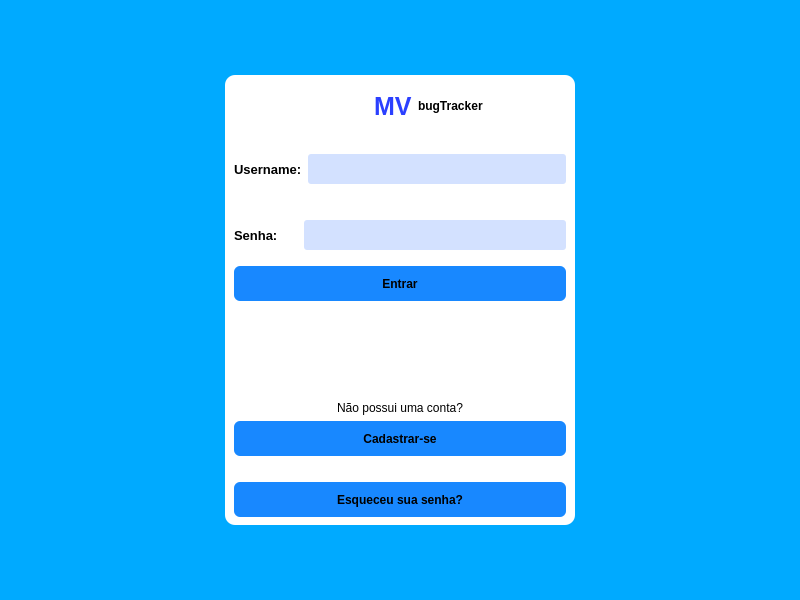
<?xml version="1.0" encoding="UTF-8"?>
<ui version="4.0">
 <class>Login</class>
 <widget class="QMainWindow" name="Login">
  <property name="geometry">
   <rect>
    <x>0</x>
    <y>0</y>
    <width>800</width>
    <height>600</height>
   </rect>
  </property>
  <property name="windowTitle">
   <string>Login</string>
  </property>
  <property name="styleSheet">
   <string notr="true">QMainWindow#Login{
	background-color:  rgb(0, 170, 255);
}
QWidget#page{
	background-color: rgb(0, 170, 255);
}

QWidget#page_2{
	background-color: rgb(0, 170, 255);
}</string>
  </property>
  <widget class="QWidget" name="centralwidget">
   <layout class="QVBoxLayout" name="verticalLayout">
    <item>
     <widget class="QStackedWidget" name="stackedWidget">
      <property name="currentIndex">
       <number>0</number>
      </property>
      <widget class="QWidget" name="page">
       <property name="sizePolicy">
        <sizepolicy hsizetype="Maximum" vsizetype="Preferred">
         <horstretch>0</horstretch>
         <verstretch>0</verstretch>
        </sizepolicy>
       </property>
       <layout class="QGridLayout" name="gridLayout">
        <item row="0" column="0">
         <widget class="QFrame" name="frame">
          <property name="minimumSize">
           <size>
            <width>350</width>
            <height>350</height>
           </size>
          </property>
          <property name="maximumSize">
           <size>
            <width>350</width>
            <height>450</height>
           </size>
          </property>
          <property name="styleSheet">
           <string notr="true">background-color:white;
border-radius: 10px;</string>
          </property>
          <property name="frameShape">
           <enum>QFrame::StyledPanel</enum>
          </property>
          <property name="frameShadow">
           <enum>QFrame::Raised</enum>
          </property>
          <layout class="QVBoxLayout" name="verticalLayout_2">
           <item>
            <layout class="QHBoxLayout" name="horizontalLayout_3">
             <item>
              <spacer name="horizontalSpacer">
               <property name="orientation">
                <enum>Qt::Horizontal</enum>
               </property>
               <property name="sizeHint" stdset="0">
                <size>
                 <width>40</width>
                 <height>20</height>
                </size>
               </property>
              </spacer>
             </item>
             <item>
              <widget class="QLabel" name="logo">
               <property name="minimumSize">
                <size>
                 <width>50</width>
                 <height>50</height>
                </size>
               </property>
               <property name="maximumSize">
                <size>
                 <width>50</width>
                 <height>50</height>
                </size>
               </property>
               <property name="text">
                <string/>
               </property>
               <property name="pixmap">
                <pixmap resource="ArquivosDeRecurso.qrc">:/logo/C:/Users/Marcus Vinicius/Downloads/bug_img.png</pixmap>
               </property>
               <property name="scaledContents">
                <bool>true</bool>
               </property>
              </widget>
             </item>
             <item>
              <widget class="QLabel" name="titulo1">
               <property name="styleSheet">
                <string notr="true">color: rgb(43, 64, 255);
font-weight: 700;
font-size: 25px;</string>
               </property>
               <property name="text">
                <string>MV</string>
               </property>
              </widget>
             </item>
             <item>
              <widget class="QLabel" name="titulo2">
               <property name="styleSheet">
                <string notr="true">color:black;
font-weight: 500;
font-size:12px;</string>
               </property>
               <property name="text">
                <string>bugTracker</string>
               </property>
              </widget>
             </item>
             <item>
              <spacer name="horizontalSpacer_2">
               <property name="orientation">
                <enum>Qt::Horizontal</enum>
               </property>
               <property name="sizeHint" stdset="0">
                <size>
                 <width>40</width>
                 <height>20</height>
                </size>
               </property>
              </spacer>
             </item>
            </layout>
           </item>
           <item>
            <spacer name="verticalSpacer_4">
             <property name="orientation">
              <enum>Qt::Vertical</enum>
             </property>
             <property name="sizeType">
              <enum>QSizePolicy::Fixed</enum>
             </property>
             <property name="sizeHint" stdset="0">
              <size>
               <width>20</width>
               <height>20</height>
              </size>
             </property>
            </spacer>
           </item>
           <item>
            <layout class="QHBoxLayout" name="horizontalLayout">
             <item>
              <widget class="QLabel" name="label_username">
               <property name="styleSheet">
                <string notr="true">font-weight: bold;
font-size: 13px;</string>
               </property>
               <property name="text">
                <string>Username:</string>
               </property>
              </widget>
             </item>
             <item>
              <widget class="QLineEdit" name="line_username">
               <property name="minimumSize">
                <size>
                 <width>0</width>
                 <height>30</height>
                </size>
               </property>
               <property name="styleSheet">
                <string notr="true">background-color:rgb(211, 225, 255);
border-radius: 3px;</string>
               </property>
              </widget>
             </item>
            </layout>
           </item>
           <item>
            <spacer name="verticalSpacer_3">
             <property name="orientation">
              <enum>Qt::Vertical</enum>
             </property>
             <property name="sizeType">
              <enum>QSizePolicy::Fixed</enum>
             </property>
             <property name="sizeHint" stdset="0">
              <size>
               <width>20</width>
               <height>30</height>
              </size>
             </property>
            </spacer>
           </item>
           <item>
            <layout class="QHBoxLayout" name="horizontalLayout_2">
             <item>
              <widget class="QLabel" name="label_senha">
               <property name="styleSheet">
                <string notr="true">font-weight: bold;
font-size: 13px;</string>
               </property>
               <property name="text">
                <string>Senha:</string>
               </property>
              </widget>
             </item>
             <item>
              <spacer name="horizontalSpacer_3">
               <property name="orientation">
                <enum>Qt::Horizontal</enum>
               </property>
               <property name="sizeType">
                <enum>QSizePolicy::Fixed</enum>
               </property>
               <property name="sizeHint" stdset="0">
                <size>
                 <width>20</width>
                 <height>20</height>
                </size>
               </property>
              </spacer>
             </item>
             <item>
              <widget class="QLineEdit" name="line_password">
               <property name="minimumSize">
                <size>
                 <width>0</width>
                 <height>30</height>
                </size>
               </property>
               <property name="styleSheet">
                <string notr="true">background-color:rgb(211, 225, 255);
border-radius: 3px;</string>
               </property>
               <property name="text">
                <string/>
               </property>
               <property name="echoMode">
                <enum>QLineEdit::Password</enum>
               </property>
              </widget>
             </item>
            </layout>
           </item>
           <item>
            <spacer name="verticalSpacer_2">
             <property name="orientation">
              <enum>Qt::Vertical</enum>
             </property>
             <property name="sizeType">
              <enum>QSizePolicy::Fixed</enum>
             </property>
             <property name="sizeHint" stdset="0">
              <size>
               <width>20</width>
               <height>10</height>
              </size>
             </property>
            </spacer>
           </item>
           <item>
            <widget class="QPushButton" name="button_entrar">
             <property name="minimumSize">
              <size>
               <width>135</width>
               <height>35</height>
              </size>
             </property>
             <property name="cursor">
              <cursorShape>PointingHandCursor</cursorShape>
             </property>
             <property name="styleSheet">
              <string notr="true">QPushButton{
	background-color:rgb(24, 136, 255);
	color: black;
	font-weight: 700;
	border-radius: 6px;
}
QPushButton:hover{
	background-color: rgb(98, 145, 255);
}</string>
             </property>
             <property name="text">
              <string>Entrar</string>
             </property>
            </widget>
           </item>
           <item>
            <spacer name="verticalSpacer_6">
             <property name="orientation">
              <enum>Qt::Vertical</enum>
             </property>
             <property name="sizeType">
              <enum>QSizePolicy::Fixed</enum>
             </property>
             <property name="sizeHint" stdset="0">
              <size>
               <width>20</width>
               <height>10</height>
              </size>
             </property>
            </spacer>
           </item>
           <item alignment="Qt::AlignHCenter|Qt::AlignVCenter">
            <widget class="QLabel" name="label_erro">
             <property name="text">
              <string/>
             </property>
            </widget>
           </item>
           <item alignment="Qt::AlignHCenter|Qt::AlignVCenter">
            <widget class="QLabel" name="label_erro2">
             <property name="text">
              <string/>
             </property>
            </widget>
           </item>
           <item>
            <spacer name="verticalSpacer">
             <property name="orientation">
              <enum>Qt::Vertical</enum>
             </property>
             <property name="sizeType">
              <enum>QSizePolicy::Fixed</enum>
             </property>
             <property name="sizeHint" stdset="0">
              <size>
               <width>20</width>
               <height>150</height>
              </size>
             </property>
            </spacer>
           </item>
           <item alignment="Qt::AlignHCenter|Qt::AlignVCenter">
            <widget class="QLabel" name="label">
             <property name="sizePolicy">
              <sizepolicy hsizetype="Preferred" vsizetype="Fixed">
               <horstretch>0</horstretch>
               <verstretch>0</verstretch>
              </sizepolicy>
             </property>
             <property name="text">
              <string>Não possui uma conta?</string>
             </property>
            </widget>
           </item>
           <item>
            <widget class="QPushButton" name="button_cadastrar">
             <property name="sizePolicy">
              <sizepolicy hsizetype="Preferred" vsizetype="Fixed">
               <horstretch>150</horstretch>
               <verstretch>35</verstretch>
              </sizepolicy>
             </property>
             <property name="minimumSize">
              <size>
               <width>0</width>
               <height>35</height>
              </size>
             </property>
             <property name="baseSize">
              <size>
               <width>125</width>
               <height>35</height>
              </size>
             </property>
             <property name="cursor">
              <cursorShape>PointingHandCursor</cursorShape>
             </property>
             <property name="styleSheet">
              <string notr="true">QPushButton{
	background-color:rgb(24, 136, 255);
	color: black;
	font-weight: 700;
	border-radius: 6px;
}
QPushButton:hover{
	background-color: rgb(98, 145, 255);
}</string>
             </property>
             <property name="text">
              <string>Cadastrar-se</string>
             </property>
            </widget>
           </item>
           <item>
            <spacer name="verticalSpacer_5">
             <property name="orientation">
              <enum>Qt::Vertical</enum>
             </property>
             <property name="sizeType">
              <enum>QSizePolicy::Fixed</enum>
             </property>
             <property name="sizeHint" stdset="0">
              <size>
               <width>20</width>
               <height>20</height>
              </size>
             </property>
            </spacer>
           </item>
           <item>
            <widget class="QPushButton" name="button_forgotpassword">
             <property name="minimumSize">
              <size>
               <width>135</width>
               <height>35</height>
              </size>
             </property>
             <property name="cursor">
              <cursorShape>PointingHandCursor</cursorShape>
             </property>
             <property name="styleSheet">
              <string notr="true">QPushButton{
	background-color:rgb(24, 136, 255);
	color: black;
	font-weight: 700;
	border-radius: 6px;
}
QPushButton:hover{
	background-color: rgb(98, 145, 255);
}</string>
             </property>
             <property name="text">
              <string>Esqueceu sua senha?</string>
             </property>
            </widget>
           </item>
          </layout>
         </widget>
        </item>
       </layout>
      </widget>
      <widget class="QWidget" name="page_2"/>
     </widget>
    </item>
   </layout>
  </widget>
 </widget>
 <resources>
  <include location="ArquivosDeRecurso.qrc"/>
 </resources>
 <connections/>
</ui>
